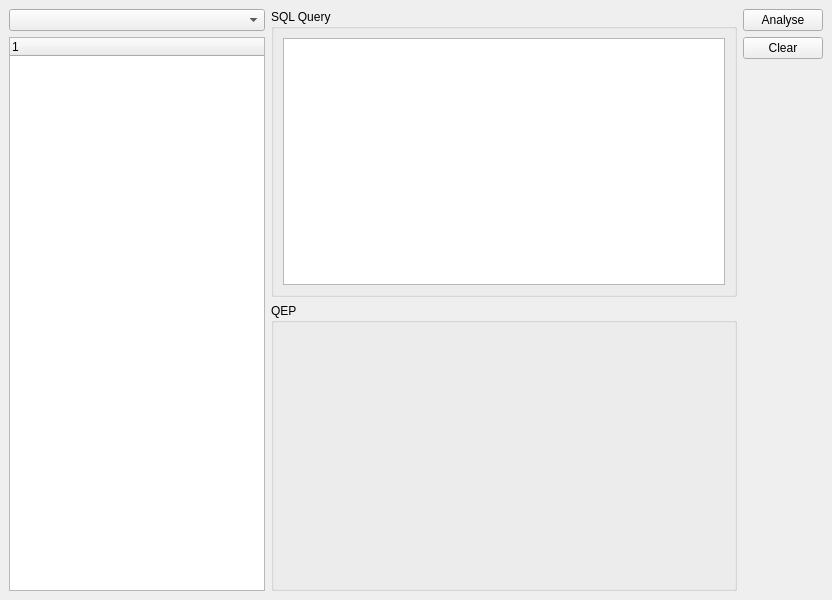
<?xml version="1.0" encoding="UTF-8"?>
<ui version="4.0">
 <class>MainWindow</class>
 <widget class="QMainWindow" name="MainWindow">
  <property name="geometry">
   <rect>
    <x>0</x>
    <y>0</y>
    <width>832</width>
    <height>600</height>
   </rect>
  </property>
  <property name="minimumSize">
   <size>
    <width>300</width>
    <height>398</height>
   </size>
  </property>
  <property name="windowTitle">
   <string>CZ4031-Project2</string>
  </property>
  <widget class="QWidget" name="centralwidget">
   <layout class="QVBoxLayout" name="verticalLayout">
    <item>
     <layout class="QHBoxLayout" name="panels">
      <item>
       <layout class="QVBoxLayout" name="left">
        <item>
         <widget class="QComboBox" name="combo_databases"/>
        </item>
        <item>
         <widget class="QTreeWidget" name="tree_attrs">
          <property name="sizePolicy">
           <sizepolicy hsizetype="Minimum" vsizetype="Expanding">
            <horstretch>0</horstretch>
            <verstretch>0</verstretch>
           </sizepolicy>
          </property>
          <property name="minimumSize">
           <size>
            <width>100</width>
            <height>0</height>
           </size>
          </property>
          <property name="columnCount">
           <number>1</number>
          </property>
          <attribute name="headerVisible">
           <bool>true</bool>
          </attribute>
          <column>
           <property name="text">
            <string notr="true">1</string>
           </property>
          </column>
         </widget>
        </item>
       </layout>
      </item>
      <item>
       <layout class="QVBoxLayout" name="main">
        <item>
         <widget class="QGroupBox" name="group_input">
          <property name="sizePolicy">
           <sizepolicy hsizetype="Expanding" vsizetype="Expanding">
            <horstretch>0</horstretch>
            <verstretch>0</verstretch>
           </sizepolicy>
          </property>
          <property name="title">
           <string>SQL Query</string>
          </property>
          <layout class="QVBoxLayout" name="verticalLayout_4">
           <item>
            <widget class="QTextEdit" name="input_query">
             <property name="sizePolicy">
              <sizepolicy hsizetype="Expanding" vsizetype="Expanding">
               <horstretch>0</horstretch>
               <verstretch>0</verstretch>
              </sizepolicy>
             </property>
             <property name="acceptRichText">
              <bool>false</bool>
             </property>
            </widget>
           </item>
          </layout>
         </widget>
        </item>
        <item>
         <widget class="QGroupBox" name="group_result">
          <property name="sizePolicy">
           <sizepolicy hsizetype="Expanding" vsizetype="Expanding">
            <horstretch>0</horstretch>
            <verstretch>0</verstretch>
           </sizepolicy>
          </property>
          <property name="title">
           <string>QEP</string>
          </property>
          <layout class="QVBoxLayout" name="verticalLayout_2">
           <item alignment="Qt::AlignTop">
            <widget class="QLabel" name="text_plan">
             <property name="sizePolicy">
              <sizepolicy hsizetype="Expanding" vsizetype="Expanding">
               <horstretch>0</horstretch>
               <verstretch>0</verstretch>
              </sizepolicy>
             </property>
             <property name="text">
              <string/>
             </property>
             <property name="wordWrap">
              <bool>true</bool>
             </property>
            </widget>
           </item>
          </layout>
         </widget>
        </item>
       </layout>
      </item>
      <item>
       <layout class="QVBoxLayout" name="right">
        <item>
         <widget class="QPushButton" name="btn_analyse">
          <property name="text">
           <string>Analyse</string>
          </property>
         </widget>
        </item>
        <item alignment="Qt::AlignTop">
         <widget class="QPushButton" name="btn_clear">
          <property name="text">
           <string>Clear</string>
          </property>
         </widget>
        </item>
       </layout>
      </item>
     </layout>
    </item>
   </layout>
  </widget>
 </widget>
 <resources/>
 <connections/>
</ui>
